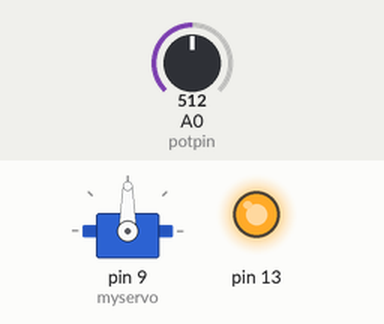
The sketch below on a simulated Arduino Uno, built with avr-gcc and run on an emulated ATmega328P. On the bench: servo, output pins drawn as LEDs (lit = HIGH). The test bench sets the inputs (shaded band); at power-on: A0 (potpin) = 512.

Above: at 1.2 s.
1.3 s: A0 (potpin) set to 716
At 2.4 s:
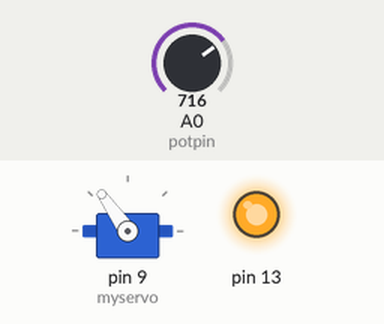
2.8 s: A0 (potpin) set to 900
At 3.3 s:
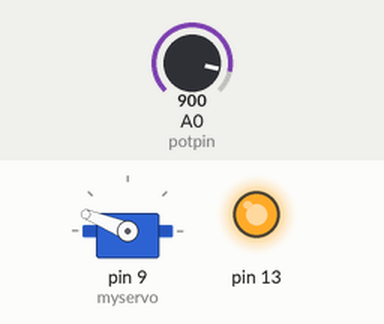
4.3 s: A0 (potpin) set to 1023
At 4.7 s:
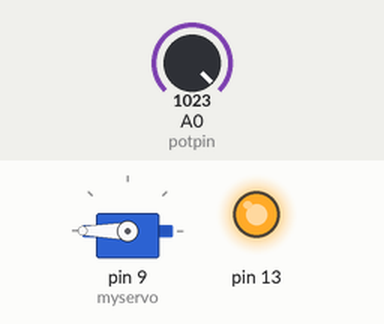
5.8 s: A0 (potpin) set to 306
At 6.8 s:
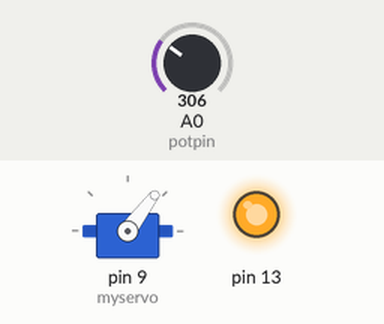
7.3 s: A0 (potpin) set to 122
At 8.2 s:
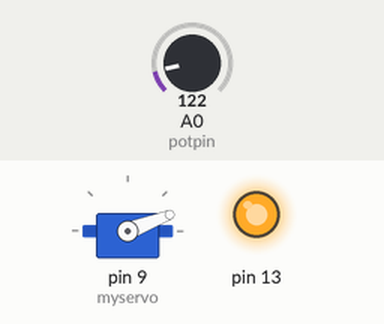
Timing chart, 0 to 9.8 s (numbered marks = the images above; inputs shaded):
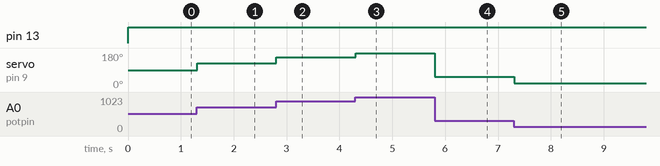

The sketch:

knob_servo.ino
```cpp
/*
  Has issues with laser part, but knob control of servo works.
  Majority of code taken from https://www.arduino.cc/en/tutorial/knob .
*/

#include <Servo.h>

Servo myservo;  // create servo object to control a servo
// twelve servo objects can be created on most boards

int potpin = 0;  // analog pin used to connect the potentiometer
int val;    // variable to read the value from the analog pin

void setup() {
    myservo.attach(9);
    pinMode(13, OUTPUT);
}

void loop() {
  digitalWrite(13,HIGH);               // laser
  val = analogRead(potpin);            // reads the value of the potentiometer (value between 0 and 1023)
  val = map(val, 0, 1023, 0, 180);     // scale it to use it with the servo (value between 0 and 180)
  myservo.write(val);                  // sets the servo position according to the scaled value
  delay(15);                           // waits for the servo to get there
}
```

Measured:
- after the input at 1.3 s, servo on pin 9 (myservo): 90° → 125° at once
- after the input at 2.8 s, servo on pin 9 (myservo): 125° → 158° at once
- after the input at 4.3 s, servo on pin 9 (myservo): 158° → 180° at once
- after the input at 5.8 s, servo on pin 9 (myservo): 180° → 53° at once
- after the input at 7.3 s, servo on pin 9 (myservo): 53° → 21° at once
